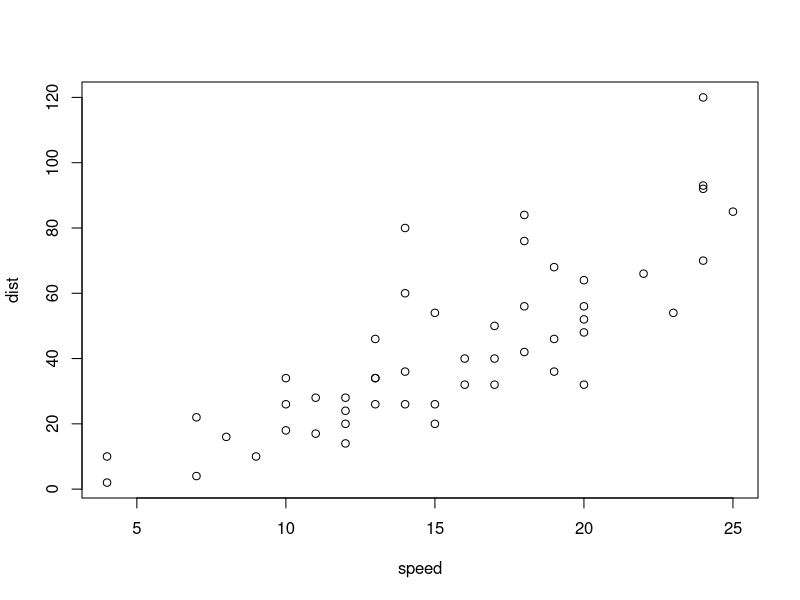
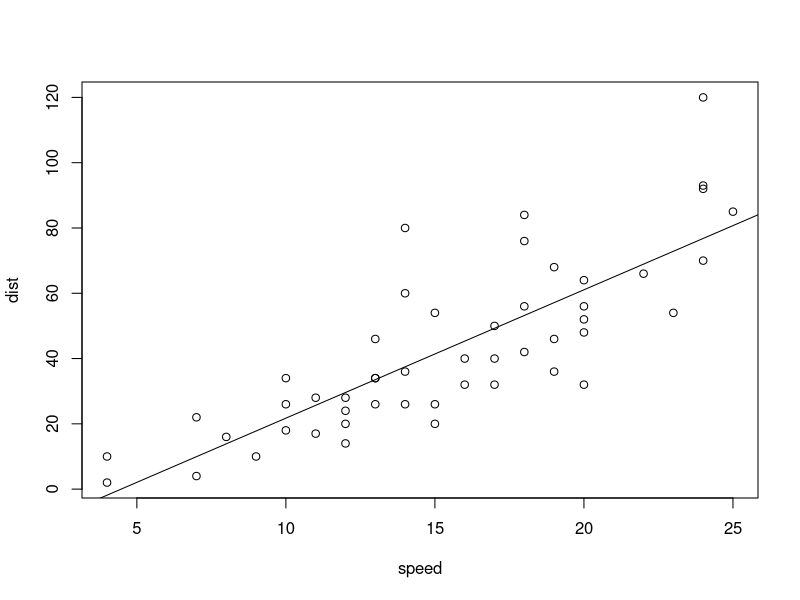
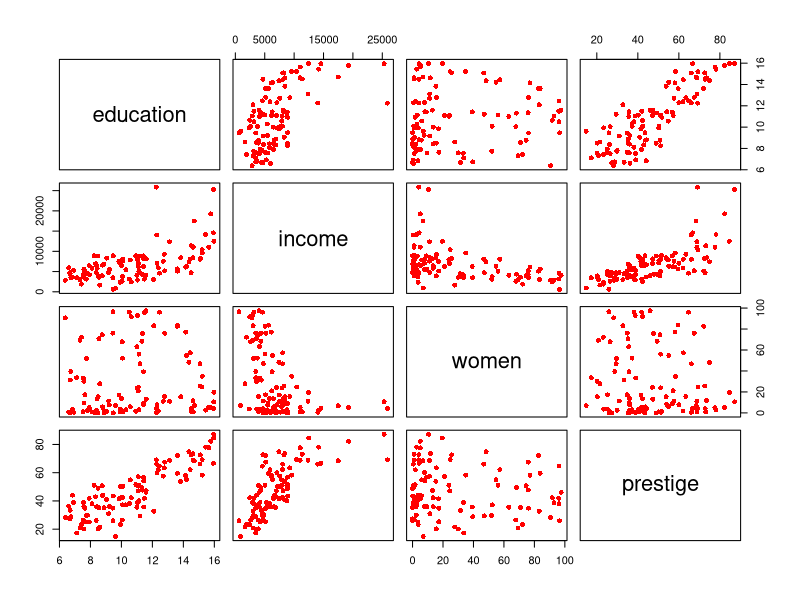

Write the R code that produced these figures, in order.
# 1. Simple Regression Analysis
# Load Dataset
head(cars)
plot(dist~speed, data=cars)

# Simple regression model
model1 <- lm(dist~speed, cars)
model1

# weight $ bias
coef(model1)[1] # bias
coef(model1)[2] # Weight

# Visualization with Scatterplot
plot(dist~speed, data=cars)
abline(coef(model1))



# 2. Multiple Regression Analysis
# Load dataset
install.packages("car")
library(car)
head(Prestige)

# Explore dataset
data <- Prestige[,c(1:4)]
plot(data, pch = 16, col = "red")

# Multiple Regression Model
# Estimate : Coefficients
model2 <- lm(income ~ education + prestige + women, data = data)
summary(model2)



# 3. Logistic Regression (Softmax Regression)
# Explore dataset
head(iris)

# Logistic Regression Model
model3 <- glm(as.integer(Species) ~., data= iris)
summary(model3)

# Prediction
ex <- data.frame(rbind(c(5.1, 3.5, 1.4, 0.2)))
names(ex) <- names(iris)[1:4]
pred <- predict(model3, ex) 
pred

test <- iris[,1:4]
pred <- predict(model3, test) 
pred
pred <- round(pred, 0) # find nearest integer
pred 

# Accuracy
pred == as.integer(iris[,5]) 
acc <- mean(pred == as.integer(iris[,5]))
acc

iris$Species
as.integer(iris$Species) 